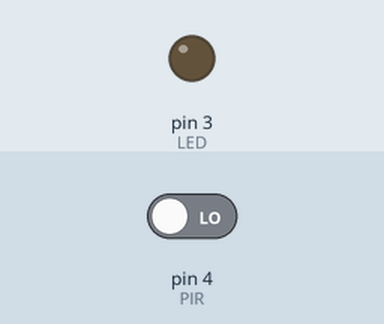
Simulated run of this sketch. Board: Arduino Uno, built with avr-gcc and run on an emulated ATmega328P. Shown: output pins drawn as LEDs (lit = HIGH). Inputs (shaded band) come from the test bench; at power-on: pin 4 (PIR) LOW.

Above: at 1.2 s.
1.3 s: pin 4 (PIR) driven HIGH
At 2.3 s:
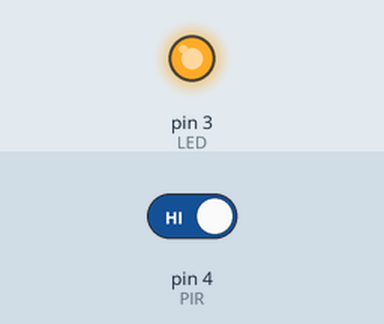
2.8 s: pin 4 (PIR) driven LOW
At 3.4 s:
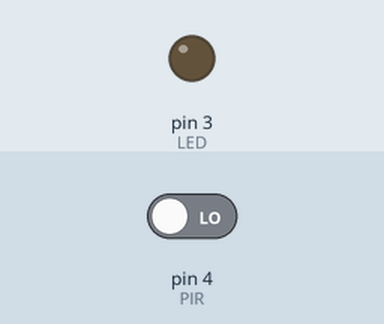
Timing chart, 0 to 5.8 s (numbered marks = the images above; inputs shaded):
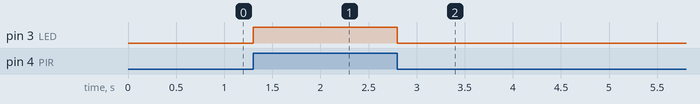

The sketch:

PIR+LED.ino
```cpp
// C++ code
//
int PIR = 4;
int LED = 3;
int statusPin = 0;

void setup()
{
  pinMode(PIR, INPUT);
  pinMode(LED, OUTPUT);
}

void loop()
{
  statusPin = digitalRead(PIR);
  if (statusPin == HIGH){
  	digitalWrite(LED, HIGH);
  }else{
  	digitalWrite(LED, LOW);
  }
}
```

Measured:
- after the input at 1.3 s, pin 3 (LED): LOW → HIGH at once
- after the input at 2.8 s, pin 3 (LED): HIGH → LOW at once
